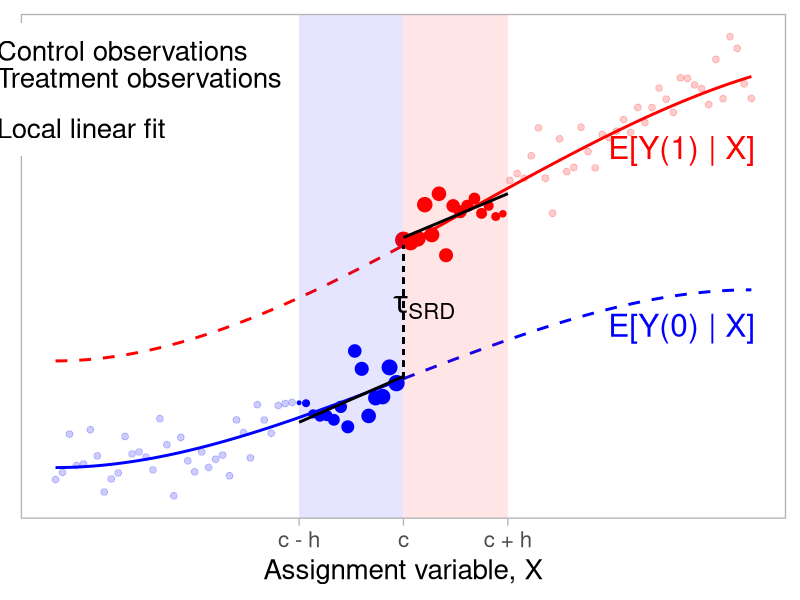

The R script that drew this image: (Note: this script raises an error after producing the figure.)
# Code for Part I: Theory  

# Master thesis 
# Sven Jacobs
# Winter 2022, M.Sc. Economics, Bonn University
# Supervisor: Prof. Dr. Dominik Liebl

################################################################################

rm(list = ls())

library(tidyverse)

################################################################################

##################
#    Figure 3    #
##################

set.seed(123)

control_fun <- function(x) {-0.5*x^3 + 0.75*x^2 + 0.3}
treatment_fun <- function(x) {-0.5*x^3 + 0.9*x^2 + 0.45}

n_control <- 50
n_treatment <- 50

cutoff <- 0.5

X_control <- seq(0, cutoff - 0.01, length.out = n_control)
X_treatment <- seq(cutoff, 1, length.out = n_treatment)

epsilon_control <- rnorm(n_control, sd = 0.03)
epsilon_treatment <- rnorm(n_treatment, sd = 0.03)

Y_control <- control_fun(X_control) + epsilon_control
Y_treatment <- treatment_fun(X_treatment) + epsilon_treatment

X_tilde_control <- X_control - cutoff
X_tilde_treatment <- X_treatment - cutoff

h <- 0.15

weights_control <- rep(NA, n_control)
weights_treatment <- rep(NA, n_treatment)
weights_control <- ifelse(abs(X_tilde_control/h) <= 1, 1 - abs(X_tilde_control/h), 0)
weights_treatment <- ifelse(abs(X_tilde_treatment/h) <= 1, 1 - abs(X_tilde_treatment/h), 0)

fit_control <- lm(Y_control ~ X_tilde_control, weights = weights_control)
fit_treatment <- lm(Y_treatment ~ X_tilde_treatment, weights = weights_treatment)

intercept_control <- fit_control$coefficients[[1]]
slope_control <- fit_control$coefficients[[2]]
intercept_treatment <- fit_treatment$coefficients[[1]]
slope_treatment <- fit_treatment$coefficients[[2]]
coordinates_fits <- tibble(
    x = c(0, 0),
    y = c(intercept_control, intercept_treatment),
    xend = c(-h, h),
    yend = c(intercept_control - h*slope_control, intercept_treatment + h*slope_treatment)
)

X_tilde <- c(X_tilde_control, X_tilde_treatment)
Y <- c(Y_control, Y_treatment) 
treatment <- ifelse(X_tilde >= 0, "treatment", "control")
weights <- c(weights_control, weights_treatment)

data <- tibble(treatment, X_tilde, Y, weights)

control_fun_plot <- function(x) {-0.5*(x + cutoff)^3 + 0.75*(x + cutoff)^2 + 0.3}
treatment_fun_plot <- function(x) {-0.5*(x + cutoff)^3 + 0.9*(x + cutoff)^2 + 0.45}

ll_estimation_plot <- ggplot(data, aes(x = X_tilde, y = Y)) +
    geom_point(data = filter(data, abs(X_tilde) <= h), aes(color = treatment, size = weights)) +
    scale_size(range = c(1, 5), guide = "none") +
    geom_point(data = filter(data, abs(X_tilde) > h), aes(color = treatment), size = 2, alpha = 0.2) +
    scale_color_manual(labels = c("Control observations", "Treatment observations"),
                       values = c("control" = "blue", "treatment" = "red")) +
    stat_function(fun = control_fun_plot, color = "blue",
                  xlim = c(-cutoff, 0), linewidth = 1) +
    stat_function(fun = control_fun_plot, color = "blue",
                  xlim = c(0, cutoff), linewidth = 1, linetype = "dashed") +
    stat_function(fun = treatment_fun_plot, color = "red",
                  xlim = c(0, cutoff), linewidth = 1) +
    stat_function(fun = treatment_fun_plot, color = "red",
                  xlim = c(-cutoff, 0), linewidth = 1, linetype = "dashed") +
    annotate("rect", xmin = -h, xmax = 0, ymin = -Inf, ymax = Inf, fill = "blue", alpha = 0.1) +
    annotate("rect", xmin = 0, xmax = h, ymin = -Inf, ymax = Inf, fill = "red", alpha = 0.1) +
    geom_segment(data = coordinates_fits,
                 aes(x = x, y = y, xend = xend, yend = yend, linetype = "solid"),
                 linewidth = 1) +
    scale_linetype_manual(labels = "Local linear fit", values = c("solid" = "solid")) +
    geom_segment(x = 0, xend = 0, y = control_fun_plot(0), yend = treatment_fun_plot(0),
                 linetype = "dashed") +
    annotate("text", x = 0.03, y = 0.525, label = "tau[SRD]", parse = TRUE, size = 8) +
    annotate("text", x = 0.4, y = 0.5, label = "E[Y(0) | X]", color = "blue", size = 8) +
    annotate("text", x = 0.4, y = 0.75, label = "E[Y(1) | X]", color = "red", size = 8) +
    xlab("Assignment variable, X") + 
    scale_x_continuous(breaks = c(0, -h, h), labels = c("c", "c - h", "c + h")) +
    guides(color = guide_legend(order = 1), linetype = guide_legend(order = 2)) +
    theme_light(base_size = 20) +
    theme(axis.ticks.y = element_blank(), axis.text.y = element_blank(), axis.title.y = element_blank(),
          panel.grid.major = element_blank(), panel.grid.minor = element_blank(),
          legend.position = c(0.13, 0.85), legend.title = element_blank(),
          legend.spacing.y = unit(-1, "mm"), legend.text = element_text(size = 20))

ggsave(filename = "../figures/figure_03.pdf", plot = ll_estimation_plot,
       width = 15, height = 8, units = "in", dpi = 600)